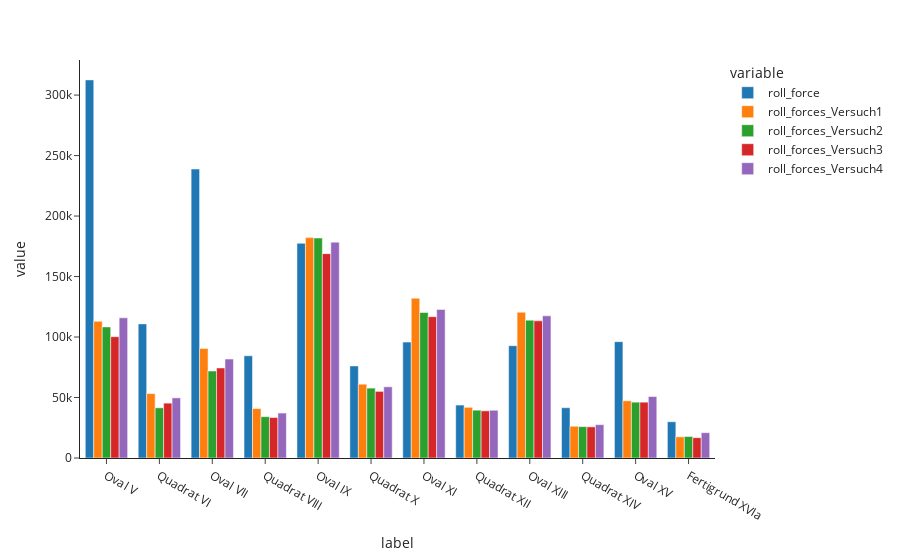

Notebook code cell kept with this figure:
### Code cell
px.bar(df_roll_passes, x="label", y=["roll_force", "roll_forces_Versuch1", "roll_forces_Versuch2","roll_forces_Versuch3","roll_forces_Versuch4" ], barmode="group")

### Figure 1 — Plotly figure (JSON) as saved in the notebook; plotly's stock layout.template omitted (floating-point values rounded to 4 significant figures)
{"data": [{"alignmentgroup": "True", "hovertemplate": "variable=roll_force<br>label=%{x}<br>value=%{y}<extra></extra>", "legendgroup": "roll_force", "marker": {"color": "#1F77B4", "pattern": {"shape": ""}}, "name": "roll_force", "offsetgroup": "roll_force", "orientation": "v", "showlegend": true, "textposition": "auto", "type": "bar", "x": ["Oval V", "Quadrat VI", "Oval VII", "Quadrat VIII", "Oval IX", "Quadrat X", "Oval XI", "Quadrat XII", "Oval XIII", "Quadrat XIV", "Oval XV", "Fertigrund XVIa"], "xaxis": "x", "y": [312600.0, 110900.0, 238900.0, 84490.0, 177500.0, 76120.0, 95800.0, 43770.0, 92840.0, 41560.0, 96180.0, 29970.0], "yaxis": "y"}, {"alignmentgroup": "True", "hovertemplate": "variable=roll_forces_Versuch1<br>label=%{x}<br>value=%{y}<extra></extra>", "legendgroup": "roll_forces_Versuch1", "marker": {"color": "#FF7F0E", "pattern": {"shape": ""}}, "name": "roll_forces_Versuch1", "offsetgroup": "roll_forces_Versuch1", "orientation": "v", "showlegend": true, "textposition": "auto", "type": "bar", "x": ["Oval V", "Quadrat VI", "Oval VII", "Quadrat VIII", "Oval IX", "Quadrat X", "Oval XI", "Quadrat XII", "Oval XIII", "Quadrat XIV", "Oval XV", "Fertigrund XVIa"], "xaxis": "x", "y": [113010, 53246, 90498, 40851, 182174, 61004, 132096, 41894, 120479, 26249, 47306, 17512], "yaxis": "y"}, {"alignmentgroup": "True", "hovertemplate": "variable=roll_forces_Versuch2<br>label=%{x}<br>value=%{y}<extra></extra>", "legendgroup": "roll_forces_Versuch2", "marker": {"color": "#2CA02C", "pattern": {"shape": ""}}, "name": "roll_forces_Versuch2", "offsetgroup": "roll_forces_Versuch2", "orientation": "v", "showlegend": true, "textposition": "auto", "type": "bar", "x": ["Oval V", "Quadrat VI", "Oval VII", "Quadrat VIII", "Oval IX", "Quadrat X", "Oval XI", "Quadrat XII", "Oval XIII", "Quadrat XIV", "Oval XV", "Fertigrund XVIa"], "xaxis": "x", "y": [108376, 41491, 71915, 34161, 181861, 57770, 120285, 39536, 113934, 25952, 46163, 17772], "yaxis": "y"}, {"alignmentgroup": "True", "hovertemplate": "variable=roll_forces_Versuch3<br>label=%{x}<br>value=%{y}<extra></extra>", "legendgroup": "roll_forces_Versuch3", "marker": {"color": "#D62728", "pattern": {"shape": ""}}, "name": "roll_forces_Versuch3", "offsetgroup": "roll_forces_Versuch3", "orientation": "v", "showlegend": true, "textposition": "auto", "type": "bar", "x": ["Oval V", "Quadrat VI", "Oval VII", "Quadrat VIII", "Oval IX", "Quadrat X", "Oval XI", "Quadrat XII", "Oval XIII", "Quadrat XIV", "Oval XV", "Fertigrund XVIa"], "xaxis": "x", "y": [100291, 45351, 74432, 33464, 168936, 55071, 116853, 38994, 113371, 25744, 46148, 16781], "yaxis": "y"}, {"alignmentgroup": "True", "hovertemplate": "variable=roll_forces_Versuch4<br>label=%{x}<br>value=%{y}<extra></extra>", "legendgroup": "roll_forces_Versuch4", "marker": {"color": "#9467BD", "pattern": {"shape": ""}}, "name": "roll_forces_Versuch4", "offsetgroup": "roll_forces_Versuch4", "orientation": "v", "showlegend": true, "textposition": "auto", "type": "bar", "x": ["Oval V", "Quadrat VI", "Oval VII", "Quadrat VIII", "Oval IX", "Quadrat X", "Oval XI", "Quadrat XII", "Oval XIII", "Quadrat XIV", "Oval XV", "Fertigrund XVIa"], "xaxis": "x", "y": [115891, 49711, 81784, 37159, 178414, 58855, 122823, 39483, 117520, 27574, 50804, 20921], "yaxis": "y"}], "layout": {"barmode": "group", "legend": {"title": {"text": "variable"}, "tracegroupgap": 0}, "margin": {"t": 60}, "xaxis": {"anchor": "y", "domain": [0, 1], "title": {"text": "label"}}, "yaxis": {"anchor": "x", "domain": [0, 1], "title": {"text": "value"}}}}
